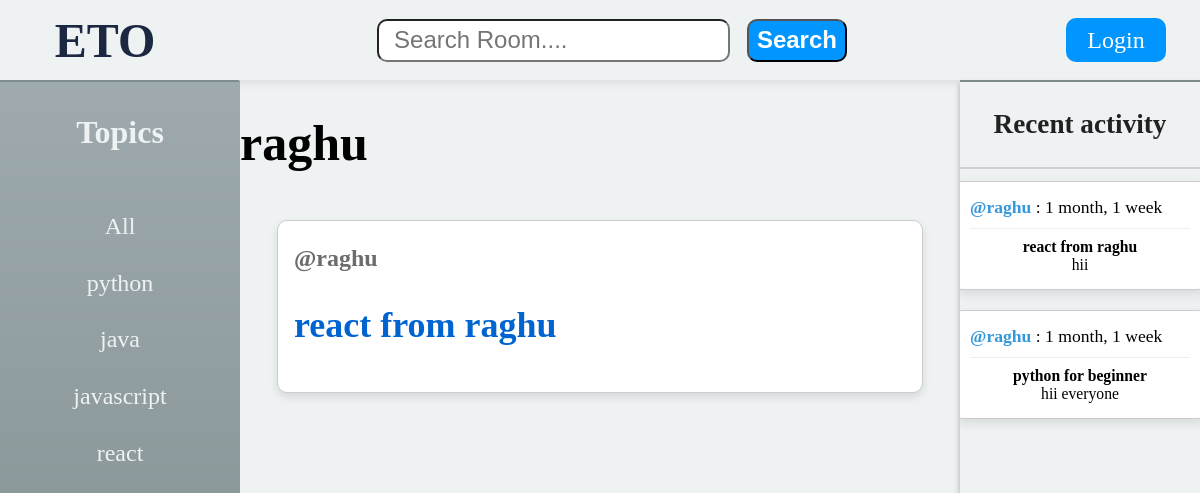
The page /profile/7/ on the database its author committed.
### base/models.py (models this page shows, shortened)
class Topic(models.Model):
    name = models.CharField(max_length = 200)

class Room(models.Model):
    host = models.ForeignKey(User,on_delete=models.SET_NULL,null=True)
    topic = models.ForeignKey(Topic,on_delete=models.SET_NULL,null=True)
    name = models.CharField(max_length = 200)
    description = models.TextField(null = True)
    participants = models.ManyToManyField(User,related_name="participants",blank=True)
    updated = models.DateTimeField(auto_now = True)
    created = models.DateTimeField(auto_now_add = True)
    class Meta:
        ordering = ['-created','-updated']
    def __str__(self):
        return self.name

class Message(models.Model):
    user = models.ForeignKey(User,on_delete=models.CASCADE)
    room = models.ForeignKey(Room,on_delete=models.CASCADE)
    body = models.TextField()
    updated = models.DateTimeField(auto_now = True)
    created = models.DateTimeField(auto_now_add = True)

### base/views.py (the view)
# urls.py: path('profile/<str:pk>/',views.profile,name="profile"),
def profile(request,pk):
    user = User.objects.get(id=pk)
    rooms = user.room_set.all()
    room_messages = user.message_set.all()
    topics = Topic.objects.all()
    context={'user':user,'data':rooms,'room_message':room_messages,'topic':topics,'loginpage':True}
    return  render(request,"base/profile.html",context)

### base/templates/base/profile.html (shortened to what this page needs)
{% extends 'main.html'%}
{%block content%}
<div class='parent'>
    <div class="topic">
    {% include 'base/topic_component.html' %}
    </div>
    <div>
    <h1>{{user.username}}</h1>
    {% include 'base/feed_component.html' %}
    </div>
    <div class="activity_part">
    {% include 'base/activity_component.html' %}
    </div>
</div>
{%endblock content%}

### base/templates/base/topic_component.html
<div><p>Topics</p></div>
<div class='all'> <a href="{% url 'home' %}"> All </a> </div>
{% for t in topic %}
    <div class='remaining'> <a href="{% url 'home' %}?q={{t.name}}"> {{t.name}} </a> </div>
{% endfor %}

### base/templates/base/feed_component.html (shortened to what this page needs)
<div class="activity">
{% for d in data %}
    <div class="feed_cards">
        <div class="profile_name"><h4> <a href="{% url 'profile' d.host.id %}"><span> @{{d.host}} </span></a> </h4></div>
        <h2> <a href='{% url "room" d.id %}'> {{d.name}} </a> </h2>
     </div>
{% endfor %}
</div>

### base/templates/base/activity_component.html
<div class="recent">
    <h3> Recent activity </h3>
</div>
<div class='cards'>
    {% for messag in room_message%}
        <div class="card">
            <a href="{% url 'profile' messag.user.id %}"><span> @{{messag.user}} </span></a>
            : {{messag.created | timesince}}
            <hr/>
            <div class="room_name">
                {{messag.room}}
            </div>
            <div>
                {{messag.body}}
            </div>
        </div>
    {% endfor %}
</div>

### static/styles/main.css (style rules this page uses)
body { margin: 0px; font-size: 25px; background-color: #eef2f3; }
.parent { display: grid; grid-template-columns: 1fr 3fr 1fr; }
.parent > .topic { display: flex; flex-direction: column; gap: 4%; align-items: center; background: linear-gradient(to bottom, #9eaaae, #7f8c8d); color:#eef2f3; border-top-right-radius: 2px; height: 90vh; border-top: 2px solid #7f8c8d; }
.parent > .topic > div > p { font-size: 2rem; font-weight: bolder; display:inline-block; }
.parent > .topic > div > a { text-decoration: none; color:#eef2f3; font-size: 1.5rem; }
.parent > .activity_part { display: flex; align-items: center; flex-direction: column; background-color: #eef2f3; height: 90vh; overflow: auto; border-top: 2px solid #7f8c8d; box-shadow: 0 4px 6px rgba(0, 0, 0, 0.3); }
.parent > .activity_part > div > h3 { text-align: center; font-size: 1.7rem; color: #202222; }
.parent > .activity_part > div.cards { overflow: auto; border-top: 2px solid rgba(136, 136, 136, 0.3); }
.cards { display: flex; flex-wrap: wrap; justify-content: space-around; padding: 2px; }
.card { border: 1px solid #ccc; border-radius: 8px; box-shadow: 2px 4px 12px rgba(0, 0, 0, 0.1); margin: 10px; padding: 15px; flex-shrink: 1; width: 220px; background-color: #fff; font-size: 1.1rem; }
.card a { text-decoration: none; color: #3498db; font-weight: bold; }
.card hr { margin-top: 10px; border: none; border-top: 1px solid #eee; }
.card div { font-size: 0.98rem; text-align: center; }
.card > div.room_name { font-weight: bold; }
.card span { font-weight: bold; }
.activity { display: flex; flex-direction: column; gap: 20px; align-items:center; justify-content: start; box-sizing: border-box; padding-bottom: 30px; }
.feed_cards { font-size: 1.5rem; width: 85%; border: 1px solid #ccc; border-radius: 10px; padding: 16px; box-shadow: 0 4px 8px rgba(0, 0, 0, 0.1); background-color: #fff; position: relative; top: 15px; }
.feed_cards .profile_name h4 a { text-decoration: none; color: #6c6c6c; transition: all 0.5s; }
.feed_cards h2 a { text-decoration: none; color: #0064d0; transition: all 0.3s; }
.feed_cards h4 { margin-top: 8px; }

### base/templates/base/profile.html (style rules this page uses)
.parent { display: grid; grid-template-columns: 1fr 3fr 1fr; }

### rows shown on the page
Topic: name "python"
Topic: name "java"
Topic: name "javascript"
Topic: name "react"
Room: host "raghu", name "react from raghu"
Message: user "raghu", created "1 month, 1 week", room "react from raghu", body "hii"
Message: user "raghu", created "1 month, 1 week", room "python for beginner", body "hii everyone"

### other values the page prints
{{ user.username }} "raghu"
